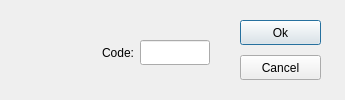
<?xml version="1.0" encoding="UTF-8"?>
<ui version="4.0">
 <class>dlgCmdCode</class>
 <widget class="QDialog" name="dlgCmdCode">
  <property name="windowModality">
   <enum>Qt::NonModal</enum>
  </property>
  <property name="geometry">
   <rect>
    <x>0</x>
    <y>0</y>
    <width>345</width>
    <height>100</height>
   </rect>
  </property>
  <property name="minimumSize">
   <size>
    <width>345</width>
    <height>100</height>
   </size>
  </property>
  <property name="maximumSize">
   <size>
    <width>345</width>
    <height>100</height>
   </size>
  </property>
  <property name="windowTitle">
   <string>Received Code</string>
  </property>
  <property name="modal">
   <bool>false</bool>
  </property>
  <widget class="QLabel" name="lblRcvdCode">
   <property name="geometry">
    <rect>
     <x>24</x>
     <y>40</y>
     <width>110</width>
     <height>25</height>
    </rect>
   </property>
   <property name="text">
    <string>Code:</string>
   </property>
   <property name="alignment">
    <set>Qt::AlignRight|Qt::AlignTrailing|Qt::AlignVCenter</set>
   </property>
  </widget>
  <widget class="QLineEdit" name="textbox_RcvdCode">
   <property name="geometry">
    <rect>
     <x>140</x>
     <y>40</y>
     <width>70</width>
     <height>25</height>
    </rect>
   </property>
   <property name="inputMethodHints">
    <set>Qt::ImhDigitsOnly</set>
   </property>
   <property name="text">
    <string/>
   </property>
   <property name="alignment">
    <set>Qt::AlignCenter</set>
   </property>
  </widget>
  <widget class="QPushButton" name="button_Ok">
   <property name="geometry">
    <rect>
     <x>240</x>
     <y>20</y>
     <width>81</width>
     <height>25</height>
    </rect>
   </property>
   <property name="text">
    <string>Ok</string>
   </property>
  </widget>
  <widget class="QPushButton" name="button_Cancel">
   <property name="geometry">
    <rect>
     <x>240</x>
     <y>55</y>
     <width>81</width>
     <height>25</height>
    </rect>
   </property>
   <property name="text">
    <string>Cancel</string>
   </property>
  </widget>
 </widget>
 <tabstops>
  <tabstop>textbox_RcvdCode</tabstop>
  <tabstop>button_Ok</tabstop>
  <tabstop>button_Cancel</tabstop>
 </tabstops>
 <resources/>
 <connections/>
</ui>
